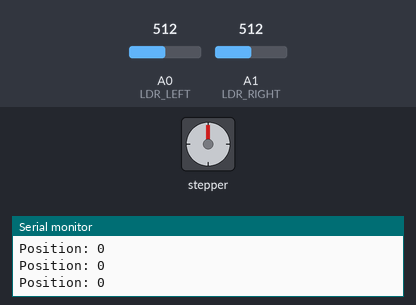
Bench run of a sketch on a simulated Arduino Uno, built with avr-gcc and run on an emulated ATmega328P. On the bench: stepper motor, the last lines printed to the serial monitor. The test bench sets the inputs (shaded band); at power-on: A0 (LDR_LEFT) = 512, A1 (LDR_RIGHT) = 512. Stepper angles assume 2048 steps per turn.

Above: at 1.2 s.
1.3 s: A0 (LDR_LEFT) set to 552
2.8 s: A0 (LDR_LEFT) set to 570
At 3.8 s:
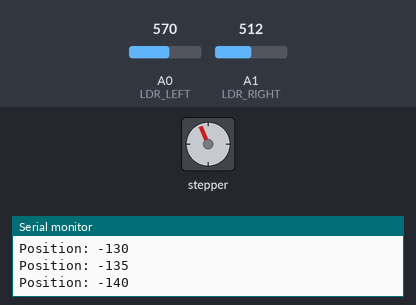
5.8 s: A1 (LDR_RIGHT) set to 532
At 5.8 s:
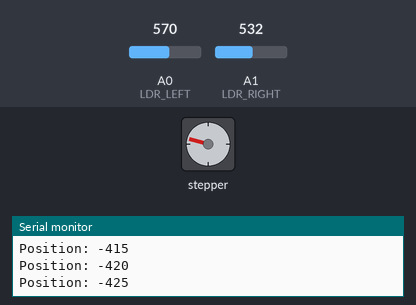
7.3 s: A1 (LDR_RIGHT) set to 614
8.8 s: A1 (LDR_RIGHT) set to 632
At 9.58 s:
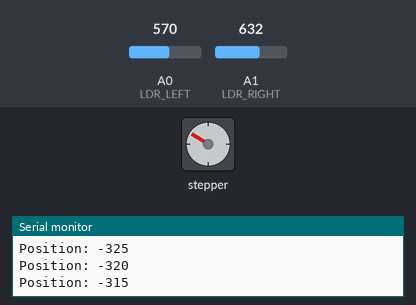
At 12.79 s:
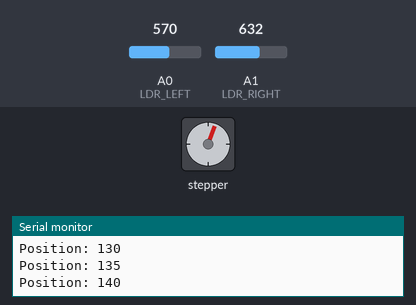
14.8 s: A0 (LDR_LEFT) set to 716
Timing chart, 0 to 22.9 s (numbered marks = the images above; inputs shaded):
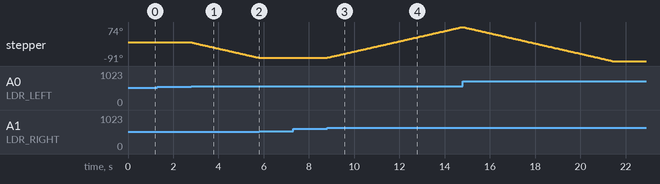

The sketch:

dual_LDR_solar_tracker.ino
```cpp
#include <Stepper.h>

const int stepsPerRevolution = 2048;
Stepper myStepper(stepsPerRevolution, 8, 10, 9, 11);

const int LDR_LEFT  = A0;
const int LDR_RIGHT = A1;

const int threshold = 50;

// Position limits
const int MIN_POS = -512;   // -90°
const int MAX_POS =  512;   // +90°

int currentPos = 0;

void setup() {
  Serial.begin(9600);
  myStepper.setSpeed(10);
}

void loop() {

  int left = analogRead(LDR_LEFT);
  int right = analogRead(LDR_RIGHT);

  if (left > right + threshold) {
    if (currentPos > MIN_POS) {
      myStepper.step(-5);
      currentPos -= 5;
    }
  }

  else if (right > left + threshold) {
    if (currentPos < MAX_POS) {
      myStepper.step(5);
      currentPos += 5;
    }
  }

  Serial.print("Position: ");
  Serial.println(currentPos);

  delay(20);
}
```

Measured:
- the behaviour switches between 562 and 563 on A0 (LDR_LEFT) (found by bisection; images 0 and 1)
- the behaviour switches between 519 and 520 on A1 (LDR_RIGHT) (found by bisection; images 1 and 2)
- the behaviour switches between 620 and 621 on A1 (LDR_RIGHT) (found by bisection; images 2 and 3)
- after the input at 2.8 s, stepper: keeps turning counter-clockwise at about 25°/s, starting at once
- after the input at 5.8 s, stepper: stops changing and stays -75°
- after the input at 8.8 s, stepper: keeps turning clockwise at about 25°/s, starting at once
